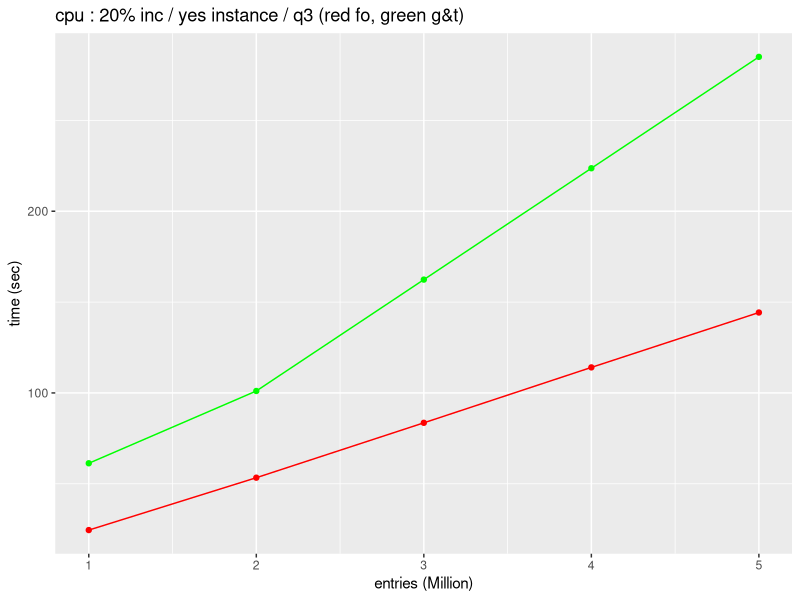
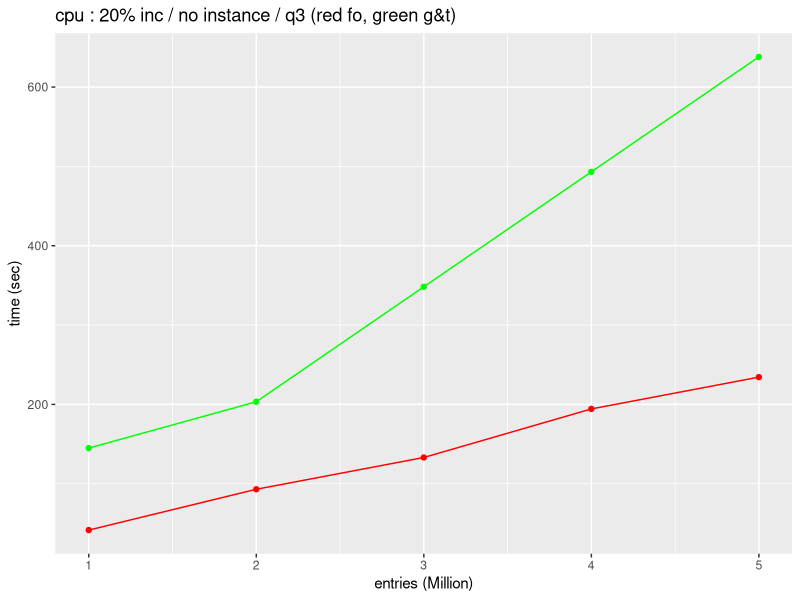
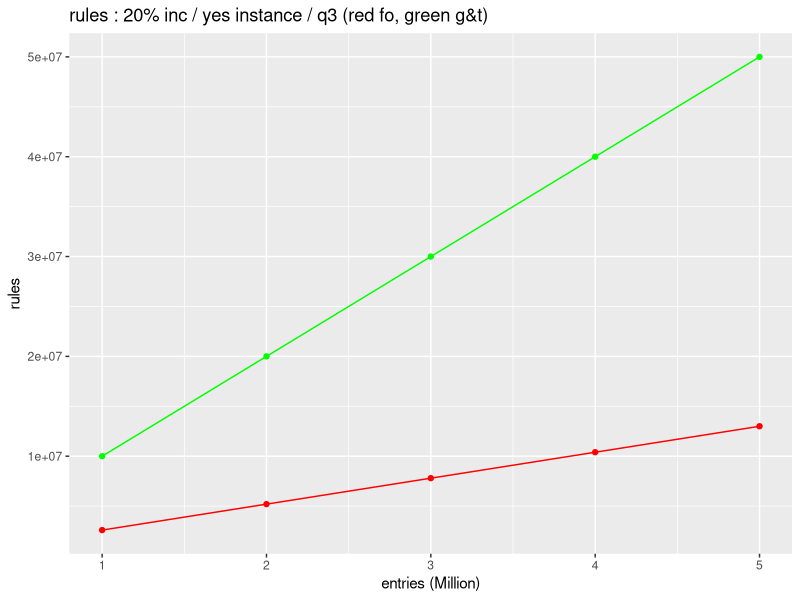
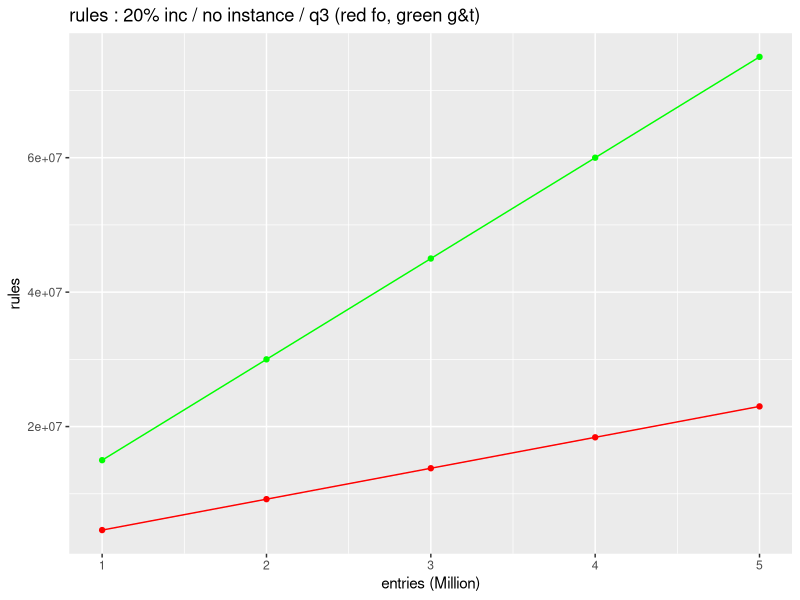

These figures' R source, in order:
require("ggplot2")

#y1<-c(28.826 , 59.964,59.964+28.826,59.964+2*28.826,59.964+3*28.826)#gt
#y2<-c(14.368, 30.115, 45.209, 59.715, 78.820)#fo
y1<-c(61.291, 101.077, 101.077+61.291, 101.077+2*61.291, 101.077+3*61.291)
y2<-c(24.524, 53.354, 83.556, 114.058, 114.058+(83.556-53.354))

x<-1:5
ggplot(data.frame(x,y1,y2),aes(x))+
  ggtitle("cpu : 20% inc / yes instance / q3 (red fo, green g&t)")+
  xlab("entries (Million)")+
  ylab("time (sec)")+
  geom_line(aes(y=y1), colour="green")+
  geom_line(aes(y=y2), colour="red")+
  geom_point(aes(y=y1), colour="green")+
  geom_point(aes(y=y2), colour="red")


#y1<-c(26.327, 55.969, 87.699,87.699+(55.969-26.327),87.699+2*(55.969-26.327))
#y2<-c(11.680, 24.444, 37.046, 49.055, 61.611)
y1<-c(144.905, 203.318, 203.318+144.905, 203.318+2*144.905, 203.318+3*144.905)
y2<-c(41.560, 93.013, 133.081, 194.293, 194.293+(133.081-93.013))

x<-1:5
ggplot(data.frame(x,y1,y2),aes(x))+
  ggtitle("cpu : 20% inc / no instance / q3 (red fo, green g&t)")+
  xlab("entries (Million)")+
  ylab("time (sec)")+
  geom_line(aes(y=y1), colour="green")+
  geom_line(aes(y=y2), colour="red")+
  geom_point(aes(y=y1), colour="green")+
  geom_point(aes(y=y2), colour="red")

#y1<-c(10000000, 20000000,30000000,40000000,50000000)
#y2<-c(2600002, 5200002, 7800002, 10400002, 13000002)
y1<-c(10000000, 20000000, 30000000, 40000000, 50000000)
y2<-c(2600002, 5200002, 7800002, 10400002, 10400002+(7800002-5200002))

x<-1:5
ggplot(data.frame(x,y1,y2),aes(x))+
  ggtitle("rules : 20% inc / yes instance / q3 (red fo, green g&t)")+
  xlab("entries (Million)")+
  ylab("rules")+
  geom_line(aes(y=y1), colour="green")+
  geom_line(aes(y=y2), colour="red")+
  geom_point(aes(y=y1), colour="green")+
  geom_point(aes(y=y2), colour="red")

#y1<-c(7737025, 15468905, 23203990,23203990+(15468905-7737025),23203990+2*(15468905-7737025))
#y2<-c(2394333, 4788289, 7181959, 9576169, 11970271)
y1<-c(15000000, 30000000,30000000+15000000,30000000+2*15000000,30000000+3*15000000)
y2<-c(4600001, 9200001, 13800001, 18400001, 18400001+(13800001-9200001))

x<-1:5
ggplot(data.frame(x,y1,y2),aes(x))+
  ggtitle("rules : 20% inc / no instance / q3 (red fo, green g&t)")+
  xlab("entries (Million)")+
  ylab("rules")+
  geom_line(aes(y=y1), colour="green")+
  geom_line(aes(y=y2), colour="red")+
  geom_point(aes(y=y1), colour="green")+
  geom_point(aes(y=y2), colour="red")

